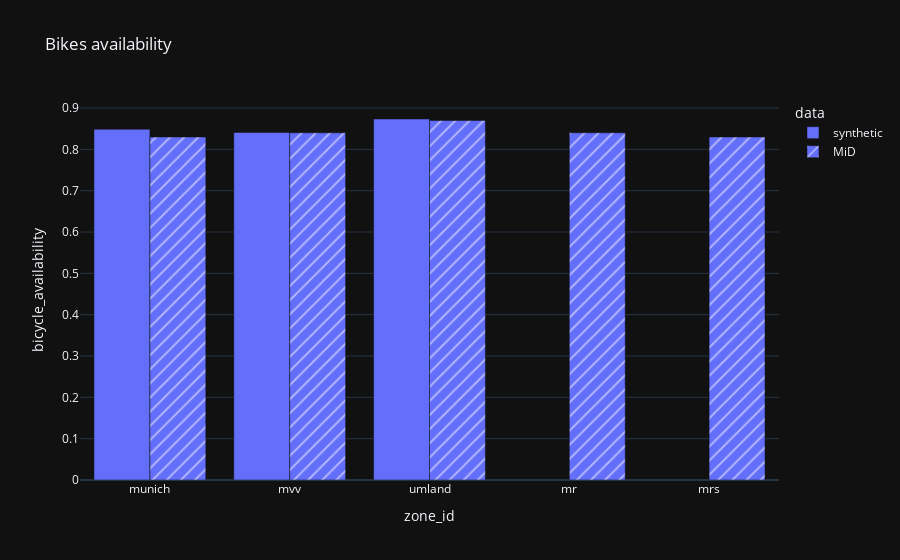

The notebook cell this image was saved under:
### Markdown cell above
### Bike availability (Table 2)

### Code cell
df = home_zones(df_persons[["household_id", "bicycle_availability"]], ["mvv", "munich", "umland"])
df["bicycle_availability"] = df["bicycle_availability"] == "all"
df = df.groupby("zone_id")["bicycle_availability"].mean().reset_index().assign(data = "synthetic")

df = pd.concat([df, pd.DataFrame.from_records([
    { "zone_id": "mvv", "bicycle_availability": 0.84, "data": "MiD" },
    { "zone_id": "munich", "bicycle_availability": 0.83, "data": "MiD" },
    { "zone_id": "umland", "bicycle_availability": 0.87, "data": "MiD" },
    { "zone_id": "mr", "bicycle_availability": 0.84, "data": "MiD" },
    { "zone_id": "mrs", "bicycle_availability": 0.83, "data": "MiD" },

])])

px.bar(
    df, x = "zone_id", y = "bicycle_availability", pattern_shape = "data", barmode = "group",
    title = "Bikes availability"
)

### Figure 1 — Plotly figure (JSON) as saved in the notebook; plotly's stock layout.template omitted (floating-point values rounded to 4 significant figures)
{"data": [{"alignmentgroup": "True", "hovertemplate": "data=synthetic<br>zone_id=%{x}<br>bicycle_availability=%{y}<extra></extra>", "legendgroup": "synthetic", "marker": {"color": "#636efa", "pattern": {"shape": ""}}, "name": "synthetic", "offsetgroup": "synthetic", "orientation": "v", "showlegend": true, "textposition": "auto", "type": "bar", "x": ["munich", "mvv", "umland"], "xaxis": "x", "y": [0.8488, 0.841, 0.8735], "yaxis": "y"}, {"alignmentgroup": "True", "hovertemplate": "data=MiD<br>zone_id=%{x}<br>bicycle_availability=%{y}<extra></extra>", "legendgroup": "MiD", "marker": {"color": "#636efa", "pattern": {"shape": "/"}}, "name": "MiD", "offsetgroup": "MiD", "orientation": "v", "showlegend": true, "textposition": "auto", "type": "bar", "x": ["mvv", "munich", "umland", "mr", "mrs"], "xaxis": "x", "y": [0.84, 0.83, 0.87, 0.84, 0.83], "yaxis": "y"}], "layout": {"barmode": "group", "legend": {"title": {"text": "data"}, "tracegroupgap": 0}, "title": {"text": "Bikes availability"}, "xaxis": {"anchor": "y", "domain": [0, 1], "title": {"text": "zone_id"}}, "yaxis": {"anchor": "x", "domain": [0, 1], "title": {"text": "bicycle_availability"}}}}
